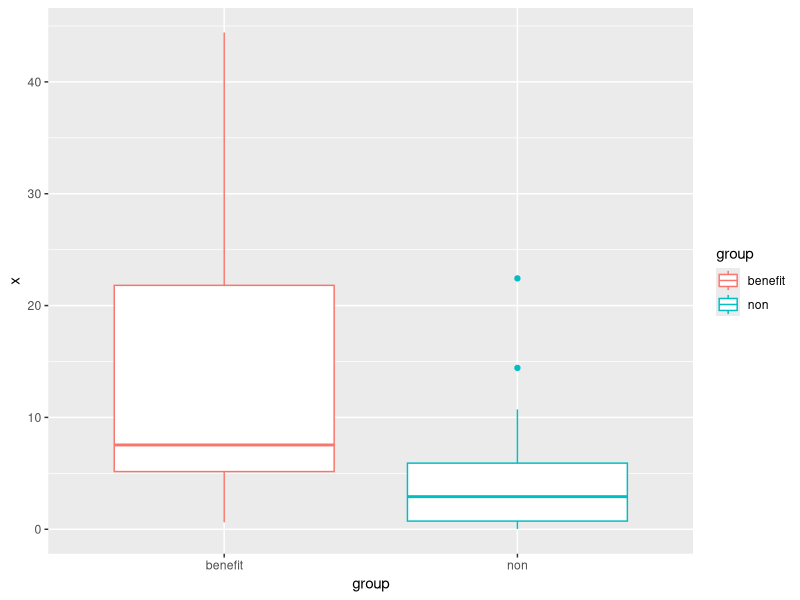

The R script that drew this image: (Note: a time limit stopped this script after it produced the figure.)
## ---- chunk 1
knitr::opts_chunk$set(echo = TRUE)
## ---- chunk 2
library(tidyverse)

## generate simulated data 
sim_data <- function(index = 1, 
                     n = 30,
                     loc_benefit = 12.4,
                     loc_non = 6.4,
                     prop_benefit = 0.2
) {
  n_benefit = n*prop_benefit
  n_non = n*(1-prop_benefit)
  sim_f = function(n, loc) rexp(n = n, rate = 1/loc)
  x_benefit <- sim_f(n = n_benefit, loc = loc_benefit)
  x_non <- sim_f(n = n_non, loc = loc_non)
  df <- tbl_df(list(x = x_benefit, group = 'benefit')) %>%
    bind_rows(tbl_df(list(x = x_non, group = 'non')))
  df
}
## ---- chunk 3
df <- sim_data()
df %>% head()
## ---- chunk 4
ggplot(df, aes(y = x, x = group, group = group, colour = group)) +
  geom_boxplot()
## ---- chunk 5
sim_df <- seq_len(1000) %>%
  map(sim_data, loc_benefit = 12.4, loc_non = 6.4, n = 30, prop_benefit = 0.19) 
## ---- chunk 6
str(sim_df)
## ---- chunk 7
median_summary <- sim_df %>%
  map_df(.f = ~ .x %>% group_by(group) %>% summarize(median = median(x)) %>% ungroup() %>% spread(key = group, value = median))
## ---- chunk 8
## compute mann whitney u (wilcoxon ranksum) 
## statistical test for each replicate
res <- sim_df %>%
  map(~ wilcox.test(x ~ group, data = .)) %>%
  map_df(broom::tidy, .id = 'simulation') %>%
  bind_cols(median_summary)
## ---- chunk 9
str(res)
## ---- chunk 10
mean(res$p.value < 0.05)
## ---- chunk 11
## data-prep for plot of power (cum proportion of samples) by alpha (p-value threshold)
sum_res <- res %>%
  dplyr::group_by(`p.value`) %>%
  dplyr::summarize(n_pvalue = n()) %>%
  dplyr::ungroup() %>%
  dplyr::arrange(`p.value`) %>%
  dplyr::mutate(total_n = sum(n_pvalue),
                cum_n = cumsum(n_pvalue),
                power = cum_n/total_n
  ) %>%
  dplyr::rename(alpha = `p.value`)

## plot of power by alpha threshold
ggplot(sum_res, aes(x = alpha, y = power)) + 
  geom_line() + 
  geom_vline(aes(xintercept=0.05), color = 'green', linetype = 'dashed') +
  theme_minimal() +
  ggtitle('Power to detect assoc of mutation load with DCB\nAssuming n = 30, prop = 0.3, and medians = 12.4 vs 6.4')
## ---- chunk 12
## plot of simulated median values, for each simulation
ggplot(res %>% 
         gather(benefit, non, value = 'simulated_median', key = 'group'),
       aes(y = simulated_median, x = group, colour=group, group = group)) + 
  geom_boxplot() +
  ggtitle('Distribution of simulated median values by DCB\nShowing results for n=1000 simulations')
## ---- chunk 13
## plot of simulated data from a single simulation, selected at random
ggplot(sim_df[runif(min=0, max=1000, n=6)] %>% 
         dplyr::bind_rows(.id='simulation') %>%
         dplyr::left_join(res, by='simulation') %>%
         dplyr::mutate(sim_label = stringr::str_c('Sim ', simulation, ' (p = ', format.pval(`p.value`, digits = 2), ')')),
       aes(y = x, x = group, colour = group, group = group)) + 
  geom_boxplot() +
  facet_wrap(~ sim_label) +
  ggtitle('Distribution of simulated data by DCB\n(showing results for 6 simulations selected at random)')
